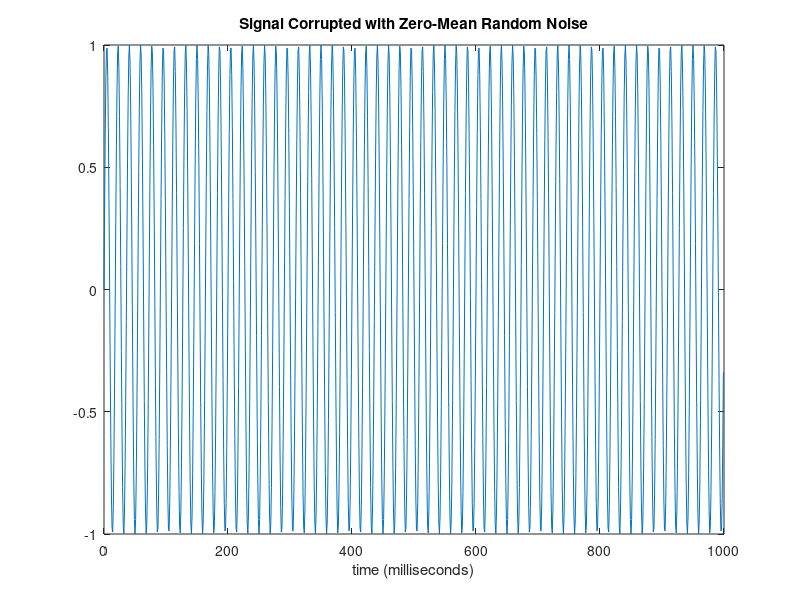

Write the MATLAB code that produced this figure.
Fs = 16000;                    % Sampling frequency
T = 1/Fs;                     % Sample time
%duration=2;
%time=(0:duration*Fs-1)/Fs;
L = Fs*2;                     % Length of signal
t = (0:L-1)*T;                % Time vector
% Sum of a 50 Hz sinusoid and a 120 Hz sinusoid
x=sin(2*pi*880*t);
%x=sin(2*pi*440*time);
y=x;
%x = 0.7*sin(2*pi*50*t) + sin(2*pi*120*t); 
%y = x + 2*randn(size(t));     % Sinusoids plus noise
plot(Fs*t(1:1000),y(1:1000))
title('Signal Corrupted with Zero-Mean Random Noise')
xlabel('time (milliseconds)')
sound(y,Fs);